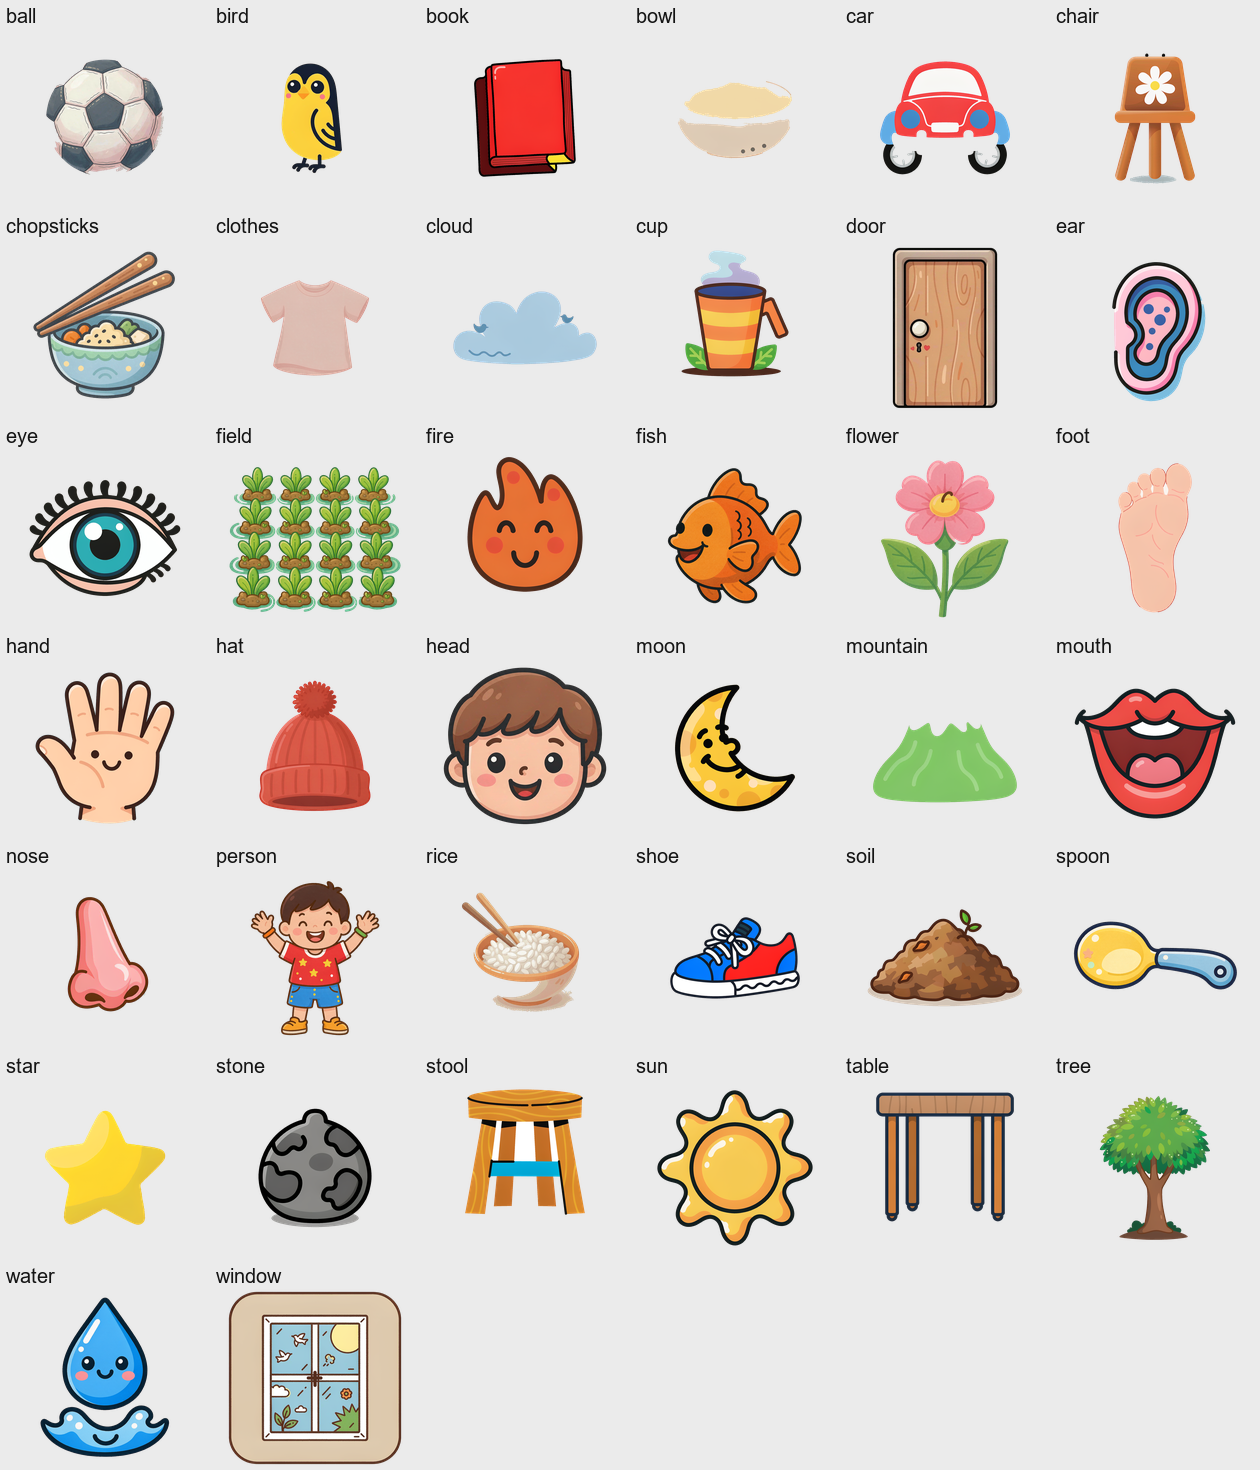

The Python source for this figure:
import glob
from PIL import Image, ImageDraw, ImageFont
import numpy as np

files = sorted(glob.glob("D:/WorkBuddy/KidsSafeDesktop/Resources/Images/pw_*.png"))
cols = 6
rows = (len(files) + cols - 1) // cols
cell = 210
bg = Image.new('RGBA', (cols*cell, rows*cell), (235, 235, 235, 255))
try:
    fnt = ImageFont.truetype("C:/Windows/Fonts/arial.ttf", 20)
except Exception:
    fnt = ImageFont.load_default()
d = ImageDraw.Draw(bg)
for i, f in enumerate(files):
    im = Image.open(f).convert('RGBA')
    w, h = im.size
    s = min((cell-24)/w, (cell-24)/h, 2.2)
    im = im.resize((int(w*s), int(h*s)), Image.LANCZOS)
    r = i // cols; c = i % cols
    bg.paste(im, (c*cell + (cell-im.width)//2, r*cell + 26 + (cell-26-im.height)//2), im)
    label = f.split("\\")[-1].replace("pw_", "").replace(".png", "")
    d.text((c*cell+6, r*cell+4), label, fill=(20, 20, 20, 255), font=fnt)
bg.convert('RGB').save("D:/WorkBuddy/KidsSafeDesktop/AssetsSrc/montage_lab.png")
print("montage", len(files))
